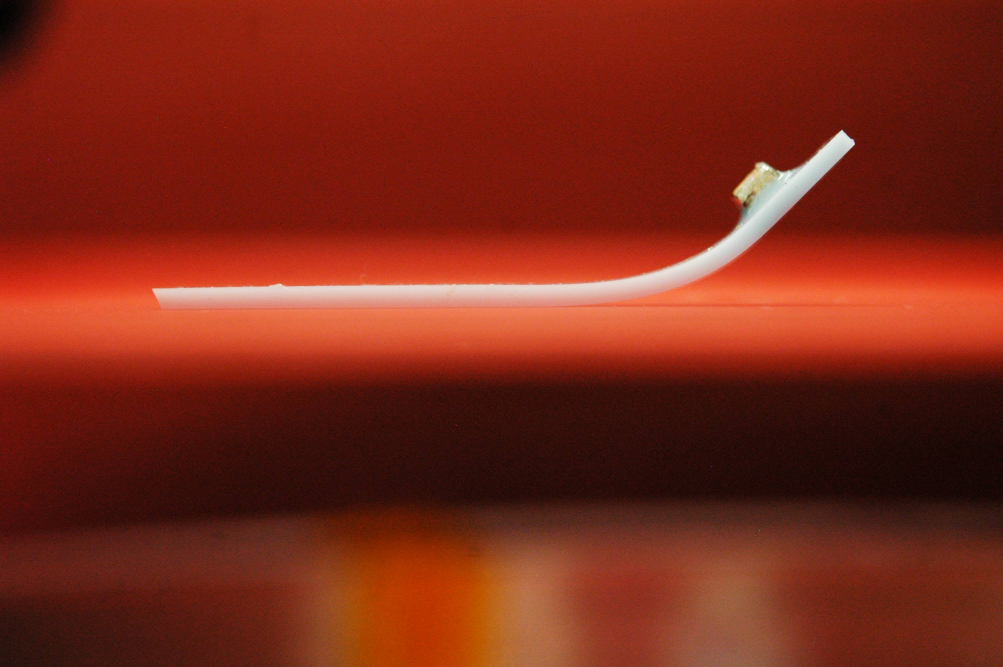
#> input picture 29redBackground/DSC_0067 (3).JPG, 3008 x 2000 px (shown at 1/3 size)
$ python newModelTest.py
#> lines starting #> are read from the running program, lines starting #| are printed output that depends on the picture; after the words box and inside, x2 and y2 are one past the last pixel; in counts of white or black regions, pixels touching at a corner belong together
### edgeDetectionFunctions.py
import numpy as np
import cv2 as cv
from matplotlib import pyplot as plt
from scipy.optimize import curve_fit
import scipy.stats

def get_edges_x_and_y_arrays(edges_np):
    x_unique = np.unique(edges_np[1])
    x_array = np.empty((0, 1))
    y_array = np.empty((0, 1))
    for x_value in x_unique:
        x_indices = np.where(x_value == edges_np[1])
        y_values = edges_np[0][x_indices]
        if np.size(y_values) >= 2:
            y_values = [y_values[0], y_values[-1]]
            x_array = np.append(x_array, x_value)
            y_array = np.append(y_array, np.mean(y_values))
    return x_array, y_array


def find_edges(difference):
    return cv.Canny(difference, 100, 200)


def create_difference_image(image_name, background_name, crop_array):
    crop_top, crop_bottom, crop_left, crop_right = crop_array

    img = cv.imread(image_name)

    bg = cv.imread(background_name)

    img = img[crop_top:crop_bottom, crop_left:crop_right]
    bg = bg[crop_top:crop_bottom, crop_left:crop_right]
    blue_img = img[:, :, 0]
    blue_bg = bg[:, :, 0]
    difference = blue_img - blue_bg
    return blue_img, blue_bg, difference


def find_edges_cv(image_cv, a, b):
    edges = cv.Canny(image_cv, a, b)
    return edges


def reduce_noise(image_cv, lowT, highT):
    return np.where((image_cv > lowT) & (image_cv < highT), image_cv, 0)

### fitting_code.py
from edgeDetectionFunctions import *
from deflectionCurveFitting.modelFunctions import *


def find_reduced_chi_squared(observed, predicted, errors):
    return np.sum(((observed - predicted) ** 2 / errors) / (np.size(observed) - 1))


def get_first_middle_last_arrays(x_edges, y_edges, a, b):
    split_point_a, split_point_b = np.argmax(x_edges > a), np.argmax(x_edges > b)
    return np.split(x_edges, [split_point_a, split_point_b]), np.split(y_edges, [split_point_a, split_point_b])


# [67 lines left out: functions fit_first_middle_last, linear_quad_linear_fit, fit_first_middle_last_curve, linear_curve_linear_fit, not called in this run]


def get_edges(difference_cv):
    edges_cv = find_edges_cv(difference_cv, 100, 200)
    edges_numpy = np.where(edges_cv == 255)
    x_edges, y_edges = get_edges_x_and_y_arrays(edges_numpy)
    y_edges_error = estimate_errors(y_edges)
    return x_edges, y_edges, y_edges_error


def estimate_errors(y_array):
    error_array = []
    min_error = 1
    for i in range(0, np.size(y_array)):
        if i == 0 or i == (np.size(y_array) - 1):
            error = 100
        else:
            error = (y_array[i - 1] + y_array[i] + y_array[i + 1]) / 3 - y_array[i]
        if error < min_error:
            error = min_error
        error_array.append(error)
    return error_array

### deflectionCurveFitting/modelFunctions.py
from imports import *

quad_init_vals = [0, 0, 0]
def quadratic_fit(x, a, b, c):
    return a * x ** 2 + b * x + c
quad_array = (quadratic_fit, quad_init_vals)

linear_init_vals = [0, 0]
def linear_fit(x, a, b):
    return a * x + b
linear_array = (linear_fit, linear_init_vals)

poly_init_vals = [0, 0, 0, 0, 0, 0, 0, 0, 0]  # for [amp, cen, wid]
def polynomial_curve(x, a, b, c, d, e, f, g, h, i):
    return a * x ** 8 + b * x ** 7 + c * x ** 6 + d * x ** 5 + e * x ** 4 + f * x ** 3 + g * x ** 2 + h * x + i
poly_array = (polynomial_curve, poly_init_vals)

exp_init_vals = [1, 0, 0, 0]
def exponential_curve(x, a, b, c, d):
    return a * np.exp(b * x + c) + d
exp_array = (exponential_curve, exp_init_vals)

upside_down_circle_init_vals = [1000, 900, 200]
def upside_down_circle_fit(x, r, a, b):
    return np.sqrt(r ** 2 - (x - a) ** 2) - (b - r)

circle_init_vals = [1000, 900, 200]
def circle_fit(x, r, a, b):
    return np.sqrt(r ** 2 - (x - a) ** 2) + b - r
circle_array = (circle_fit, circle_init_vals)

### newModelTest.py
from edgeDetectionFunctions import *
from fitting_code import *


def find_magnetic_potential(x, theta, length, bFieldStrength, magnetStrength):
    # function to find potential energy for a permanent dipole magnet in a uniform field
    return 2 * x * length * np.sin(theta) * bFieldStrength * magnetStrength


# [5 lines left out: function find_arc, not called in this run]


def find_strain(unstretched_length, stretched_length):
    # finds strain as deltaL/L
    return (stretched_length - unstretched_length) / unstretched_length


# [57 lines left out: functions circular_deflection_delta_strain, find_elastic_energy, find_total_curve_strain, find_bending_elastic_potential, physicalModelFunction, not called in this run]


def get_x_and_y_data_from_image(image_name, background_name, crop_array):
    low_t, high_t = 100, 170
    img, bg, difference = create_difference_image(image_name, background_name, crop_array)
    low_noise_difference = reduce_noise(difference, low_t, high_t)
    x_edges, y_edges, y_edges_error = get_edges(low_noise_difference)
    return x_edges, y_edges, y_edges_error


# [46 lines left out: function make_array_image_comparison_reference, not called in this run]


def test_model_initially(x_data, y_data, model_array):
    plt.plot(x_data, y_data, label="data")
    plt.plot(x_data, model_array[0](x_data, *model_array[1]))
    plt.show()


# [7 lines left out: function show_differrence_image, not called in this run]


"""
background_name = "initial_curve_test/DSC_0069.JPG"
image_array = []
for i in range(0, 9): image_array.append("initial_curve_test/DSC_006{}.JPG".format(i))
crop_top, crop_bottom = 500, 1250
crop_left, crop_right = 0, 3000
crop_array = [crop_top, crop_bottom, crop_left, crop_right]
current_values = [0.000, 0.512, 0.999, 1.506, 2.030, 2.499, 2.997, 3.508, 3.975]
model = linear_curve_linear_fit
x_edges, y_edges, y_edges_error = get_x_and_y_data_from_image("initial_curve_test/DSC_0068.JPG", "initial_curve_test/DSC_0069.JPG", crop_array)
circle_test_array = [circle_fit,[1200,1600,450]]
test_model_initially(x_edges, y_edges, circle_test_array)

linear_curve_linear_model_array = [linear_curve_linear_fit, [1300.0, 2400.0,circle_test_array]]

make_array_image_comparison_reference(image_array, background_name, crop_array, current_values, linear_curve_linear_model_array, 80)

"""

background_name = "29redBackground/DSC_0068 (3).JPG"
image_array = []
for i in range(59, 68): image_array.append("29redBackground/DSC_00{} (3).JPG".format(i))
crop_top, crop_bottom = 500, 1250
crop_left, crop_right = 0, 3000
crop_array = [crop_top, crop_bottom, crop_left, crop_right]
current_values = [0.000, 0.512, 0.999, 1.506, 2.030, 2.499, 2.997, 3.508, 3.975]
model = linear_curve_linear_fit
x_edges, y_edges, y_edges_error = get_x_and_y_data_from_image("29redBackground/DSC_0067 (3).JPG", background_name,
                                                              crop_array)
#> in create_difference_image, img is the input picture: shape (2000, 3008, 3); mean B, G, R 23.5, 40.3, 125.2
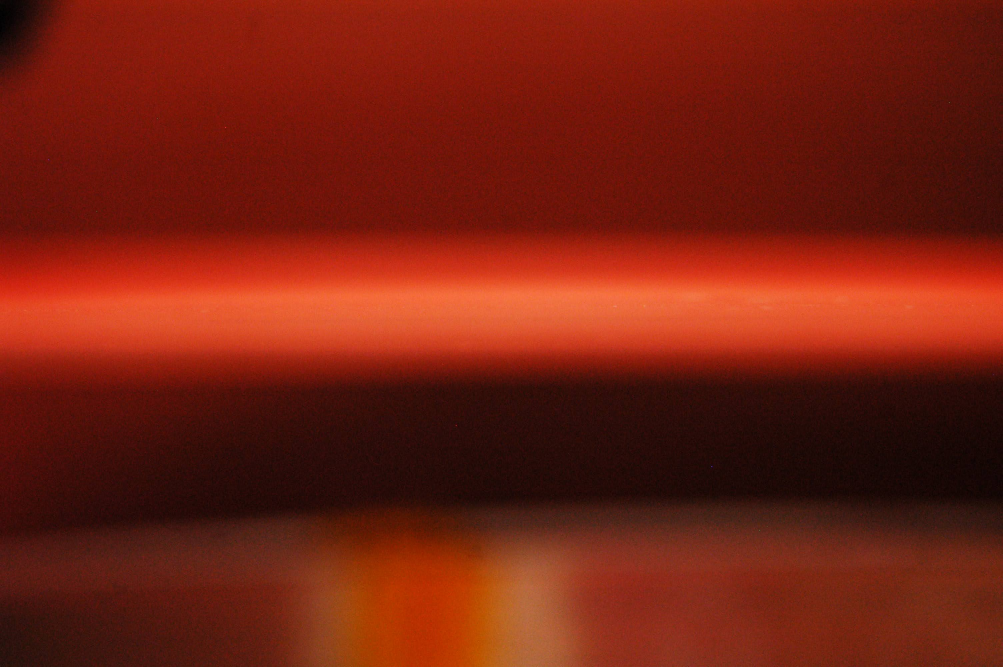
#> input picture 29redBackground/DSC_0068 (3).JPG, 3008 x 2000 px (shown at 1/3 size)
#> in create_difference_image, bg is the input picture: shape (2000, 3008, 3); mean B, G, R 15.9, 32.2, 118.2
#> in create_difference_image, `img = img[crop_top:crop_bottom, crop_left:crop_right]`:
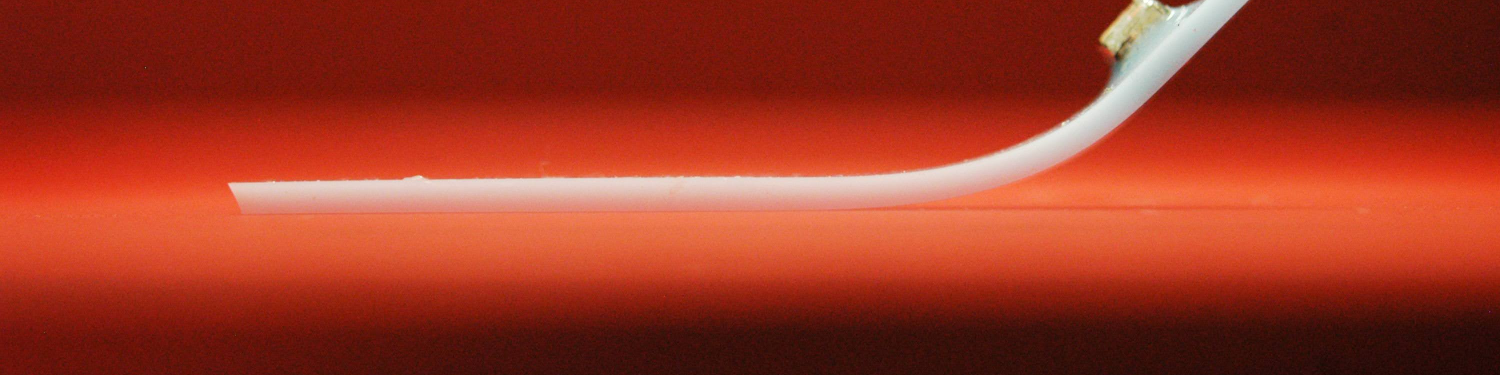
#> img: shape (750, 3000, 3) (shown at 1/2 size); mean B, G, R 34.1, 53.4, 156.2
#> in create_difference_image, `bg = bg[crop_top:crop_bottom, crop_left:crop_right]`:
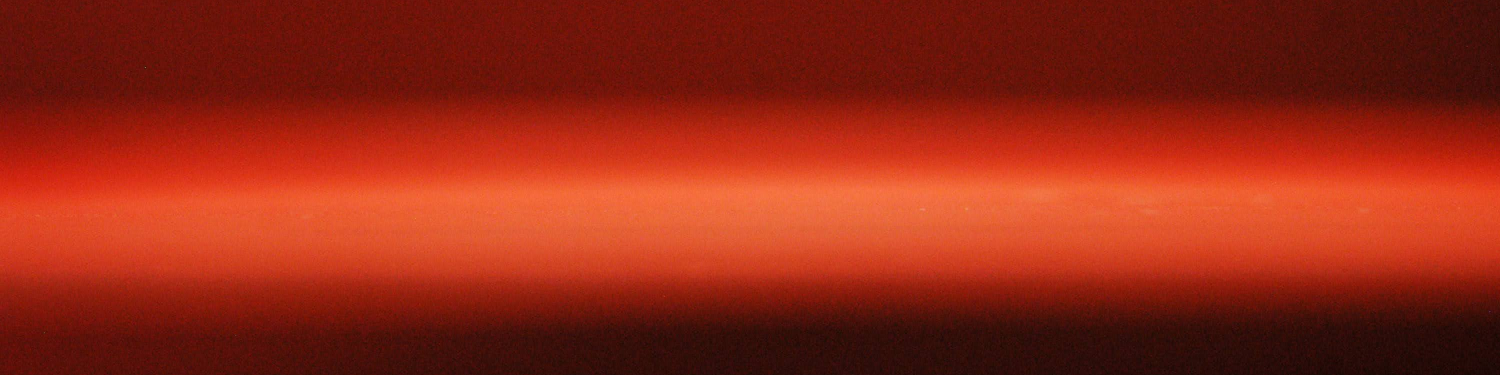
#> bg: shape (750, 3000, 3) (shown at 1/2 size); mean B, G, R 19.9, 39.5, 147.6
#> in create_difference_image, `blue_img = img[:, :, 0]`:
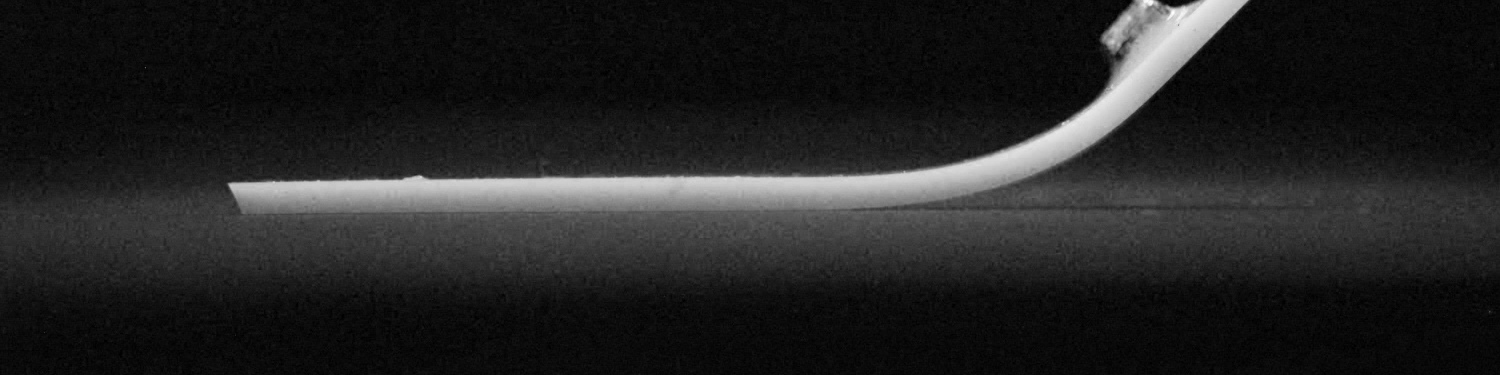
#> blue_img: shape (750, 3000) (shown at 1/2 size); min 0, max 255, mean 34.1
#> in create_difference_image, `blue_bg = bg[:, :, 0]`:
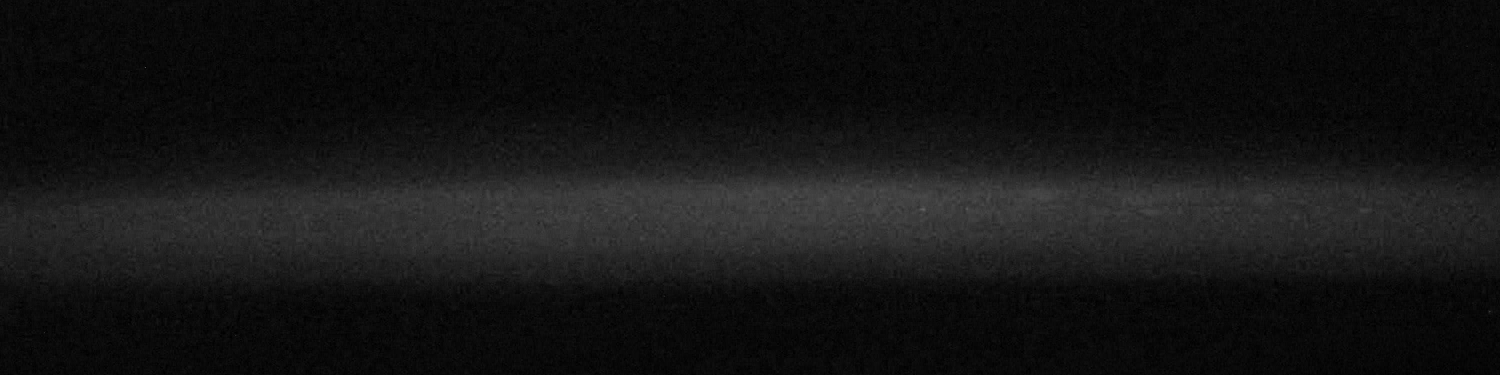
#> blue_bg: shape (750, 3000) (shown at 1/2 size); min 0, max 175, mean 19.9
#> in create_difference_image, `difference = blue_img - blue_bg`:
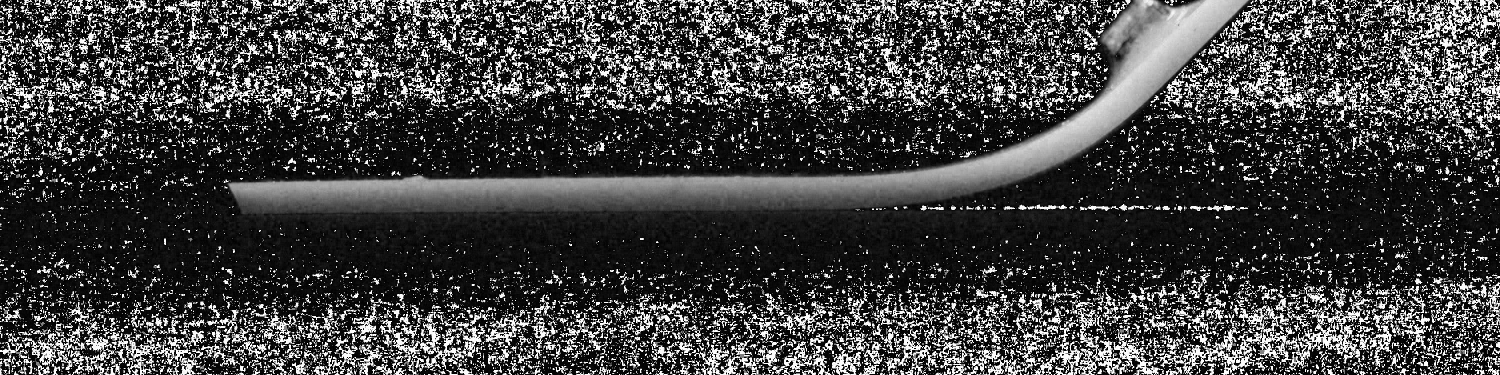
#> difference: shape (750, 3000) (shown at 1/2 size); min 0, max 255, mean 64.9
#> in find_edges_cv, `edges = cv.Canny(image_cv, a, b)`:
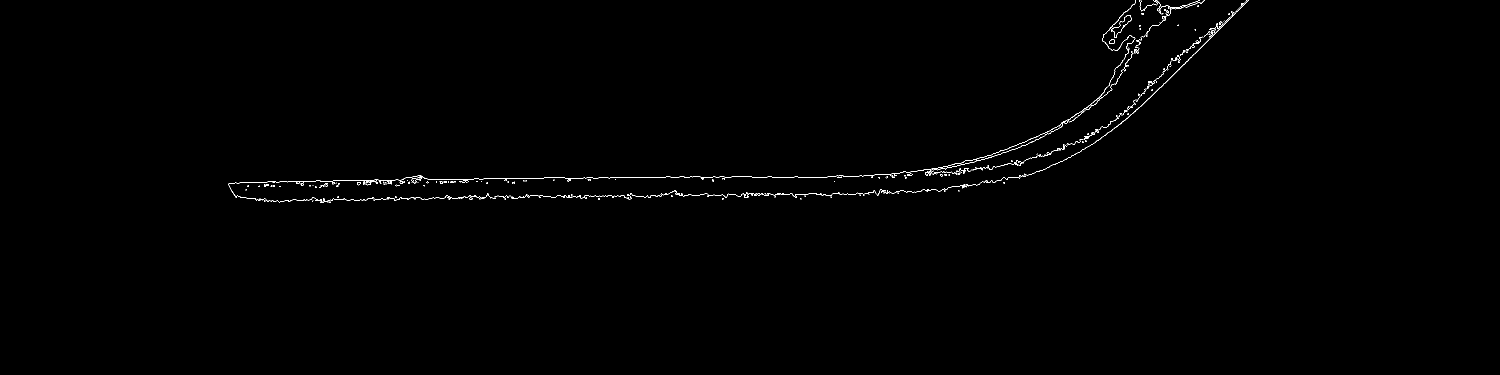
#> edges: shape (750, 3000) (shown at 1/2 size); 0.4% white in thin lines or dots, all inside (x1, y1, x2, y2) = (457, 0, 2498, 406)
#> in get_edges, `edges_numpy = np.where(edges_cv == 255)`: edges_numpy = 9020 positions, rows 0 to 405, columns 457 to 2497
#> in get_edges_x_and_y_arrays, `x_unique = np.unique(edges_np[1])`: x_unique = 2041 values from 457 to 2497
#> the loop in get_edges_x_and_y_arrays, `for x_value in x_unique:` made 2041 passes
#> (x_indices, y_values, x_array, y_array) on passes 1 to 4: (([6490, 6542, 6575, 6619],), [367, 370], [457], [368.5]), (([6491, 6671, 6719],), [367, 372], [457, 458], [368.5, 369.5]), (([6492, 6720, 6761, 6803],), [367, 374], [457, 458, 459], [368.5, 369.5, 370.5]), (([6493, 6819, 6828],), [367, 376], [457, 458, 459, 460], [368.5, 369.5, 370.5, 371.5])
#> (x_indices, y_values, x_array) on passes 10 to 12: (([6427, 7051, 7090],), [366, 386], [457, 458, 459, 460, 461, 462, 463, 464, 465, 466]), (([6428, 7153, 7280],), [366, 388], [457, 458, 459, 460, 461, 462, 463, 464, 465, 466, 467]), (([6429, 7281, 7390],), [366, 389], [457, 458, 459, 460, 461, 462, 463, 464, 465, 466, 467, 468])
#> after the loop in get_edges_x_and_y_arrays, `for x_value in x_unique:`: x_array = 2035 values from 457 to 2496; y_array = 2035 values, max 384.5 at index 101, min 0.5 at index 2034, mean 322.7
#> in get_edges, `x_edges, y_edges = get_edges_x_and_y_arrays(edges_numpy)`: x_edges = 2035 values from 457 to 2496; y_edges has the same summary as y_array in get_edges_x_and_y_arrays
#> the loop in estimate_errors, `for i in range(0, np.size(y_array)):` made 2035 passes
#> error on passes 2 to 13: 0, 0, -0.167, 0.167, 0, -0.167, 0.167, -0.167, 0.167, -0.167, 0.167, -0.333
#> after the loop in estimate_errors, `for i in range(0, np.size(y_array)):`: error_array = 2035 values, max 100 at index 0, min 1 at index 1, mean 1.15
#> in get_edges, `y_edges_error = estimate_errors(y_edges)`: y_edges_error has the same summary as error_array in estimate_errors
#> in get_x_and_y_data_from_image, `x_edges, y_edges, y_edges_error = get_edges(low_noise_difference)`: x_edges = 2035 values from 457 to 2496; y_edges has the same summary as y_array in get_edges_x_and_y_arrays; y_edges_error has the same summary as error_array in estimate_errors
#> x_edges = 2035 values from 457 to 2496; y_edges has the same summary as y_array in get_edges_x_and_y_arrays; y_edges_error has the same summary as error_array in estimate_errors
circle_test_array = [circle_fit, [1200, 1600, 450]]
test_model_initially(x_edges, y_edges, circle_test_array)
#> (the run stopped early here; a loop or call above may not have finished)
